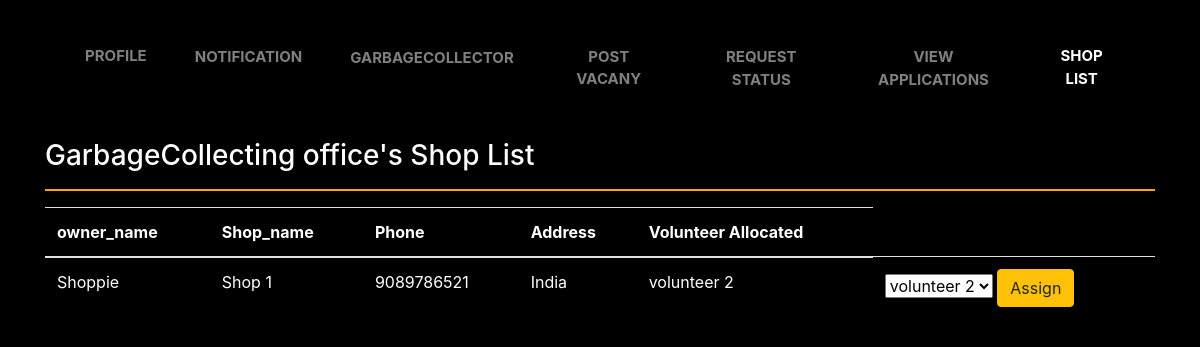
Page /Shops_list/1 on the committed database.
### my_app/models.py (models this page shows, shortened)
class garbagecollecter(models.Model):
    id = models.AutoField(primary_key=True)
    garbagecollectorname = models.CharField("Owner's name",max_length=225)
    garbagecollector_company_name = models.CharField("Your Shop name",max_length=255)
    password = models.CharField("Password",max_length=100)
    phone = models.CharField("Your Phone Number",max_length=100)
    email = models.EmailField("Your Email")
    city = models.CharField("Your City",max_length=200)
    state = models.CharField("Your State",max_length=200)
    address = models.CharField("Your Address",max_length=200)
    picker = models.ForeignKey(volunteer,on_delete=CASCADE,related_name="garbagecollector_collector",default=1)
    volunteers = models.ManyToManyField(volunteer, blank=True, related_name="garabgecollector_volunteers")
    garbage_collected = models.IntegerField(default=0)
    created_on = models.DateTimeField(auto_now_add=True)

class Requests_S(models.Model):
    id = models.AutoField(primary_key=True)
    req_by = models.ForeignKey(shopkeeper,on_delete=models.CASCADE)
    req_to = models.ForeignKey(garbagecollecter,on_delete=models.CASCADE)
    req_status=models.IntegerField(default=0)
    shop_owner_name = models.CharField(max_length=50)
    objects=models.Manager()

class shopkeeper(models.Model):
    id = models.AutoField(primary_key=True)
    shopkeepername = models.CharField("Owner's name",max_length=225)
    shop_name = models.CharField("Your Shop name",max_length=255)
    password = models.CharField("Password",max_length=100)
    phone = models.CharField("Your Phone Number",max_length=100)
    email = models.EmailField("Your Email")
    city = models.CharField("Your City",max_length=200)
    state = models.CharField("Your State",max_length=200)
    address = models.CharField("Your Address",max_length=200)
    collector = models.ForeignKey(volunteer,on_delete=CASCADE,related_name="shopkeeper_collector",default=1)
    volunteers = models.ManyToManyField(volunteer, blank=True, related_name="shopkeeper_volunteers")
    garbage_collected = models.IntegerField(default=0)
    created_on = models.DateTimeField(auto_now_add=True)

class volunteer(models.Model):
    id = models.AutoField(primary_key=True)
    name = models.CharField("Owner's name",max_length=225)
    password = models.CharField("Password",max_length=100)
    phone = models.CharField("Your Phone Number",max_length=100)
    email = models.EmailField("Your Email")
    address = models.CharField("Your Address",max_length=200)
    created_on = models.DateTimeField(auto_now_add=True)
    def __str__(self):
        return self.name

### my_app/views.py (the view)
# urls.py: path('Shops_list/<int:id>',views.Shops_list,name="Shops_list"),
def Shops_list(request,id):
    shop = garbagecollecter.objects.get(id=id)
    home = Requests_S.objects.filter(req_to=shop,req_status=1)
    return render(request,"garbagecollector/shops_list.html",{'shop':shop,'home':home})

### my_app/templates/garbagecollector/shops_list.html (shortened to what this page needs)
<!DOCTYPE html>
<html lang="en">
<head>
    <link rel="stylesheet" href="https://maxcdn.bootstrapcdn.com/bootstrap/4.0.0/css/bootstrap.min.css">
</head>
<body>
  <div class="container">
    <nav class="navbar navbar-expand-lg navbar-dark dark-light">
      <div class="collapse navbar-collapse" id="navbarSupportedContent">
        <ul class="navbar-nav mr-auto">
          <li class="nav-item">
            <a class="nav-link" href="{% url 'profile_garbagecollector'  shop.id %}">Profile</a>
          </li>
          <li class="nav-item">
            <a class="nav-link" href="{% url 'Requests_view_shop' shop.id %}">Notification</a>
          </li>
          <li class="nav-item">
            <a class="nav-link" href="{% url 'search_company'  shop.id  %}">GarbageCollector</a>
          </li>
          <li class="nav-item">
            <a class="nav-link" href="{% url 'vacancy_garbagecollector'  shop.id %}">Post Vacany</a>
          </li>
          <li class="nav-item">
            <a class="nav-link" href="{% url 'Company' shop.id %}">Request Status</a>
          </li>
          <li class="nav-item">
            <a class="nav-link" href="{% url 'View_application_gar' shop.id %}">View Applications</a>
          </li>
          <li class="nav-item active">
            <a class="nav-link" href="{% url 'Shops_list' shop.id %}">Shop List</a>
          </li>
        </ul>
      </div>
    </nav>
       </div>
        <div class="container" style="margin-top: 2%;">
          <h3 style="color: white;">{{ shop.garbagecollector_company_name }}'s  Shop List</h3><hr style="background: orange;border: 1px solid orange;">
            <table class="table" style="color: white;">
              <thead>
                <tr>
                  <th>owner_name</th>
                  <th>Shop_name</th>
                  <th>Phone</th>
                  <th>Address</th>
                  <th>Volunteer Allocated</th>
                </tr>
              </thead>
              <tbody>
                {% for i in home %}
                <tr>
                  <td>{{ i.req_by.shopkeepername }}</td>
                  <td>{{ i.req_by.shop_name }}</td>
                  <td>{{ i.req_by.phone }}</td>
                  <td>{{ i.req_by.address }}</td>
                  <td>{{ i.req_by.collector }}</td>
                  <td>
                    <form method="POST" action="{% url 'assign_shop' h=i.req_by.id shop=shop.id %} ">
                    <select name="vol_assign" >
                      {% for j in shop.volunteers.all %}
                        <option value="{{j.id}}">{{j.name}}</option>
                      {% endfor %}
                    </select>
                    <input type="submit" class="btn btn-warning" value="Assign">
                    </form>
                  </td>
                </tr>
                {% endfor %}
              </tbody>
            </table>
          </div>
</body>
</html>

### my_app/templates/garbagecollector/shops_list.html (style rules this page uses)
body { margin-top:20px; color: #1a202c; text-align: left; background-color: black; }
.navbar-nav { text-transform: uppercase; text-align: center; font-weight: bold; }
.navbar-nav * { box-sizing: border-box; transition: all .35s ease; }
.navbar-nav li { display: inline-block; list-style: outside none none; margin: .5em 1em; padding: 0; }
.navbar-nav a { padding: .5em .8em; color: rgba(255,255,255,.5); position: relative; text-decoration: none; font-size: 15px; margin-top:2% }
.navbar-nav a::before, .navbar-nav a::after { content: ''; height: 14px; width: 14px; position: absolute; transition: all .35s ease; opacity: 0; }
.navbar-nav a::before { content: ''; right: 0; top: 0; border-top: 3px solid orange; border-right: 3px solid orange; transform: translate(-100%, 50%); }
.navbar-nav a:after { content: ''; left: 0; bottom: 0; border-bottom: 3px solid orange; border-left: 3px solid orange; transform: translate(100%, -50%) }

### rows in the picture
garbagecollecter: garbagecollector_company_name "GarbageCollecting office"
Requests_S: req_by.shopkeepername "Shoppie", req_by.shop_name "Shop 1", req_by.phone "9089786521", req_by.address "India", req_by.collector "volunteer 2"

### other values in the picture
form field vol_assign "volunteer 2"
